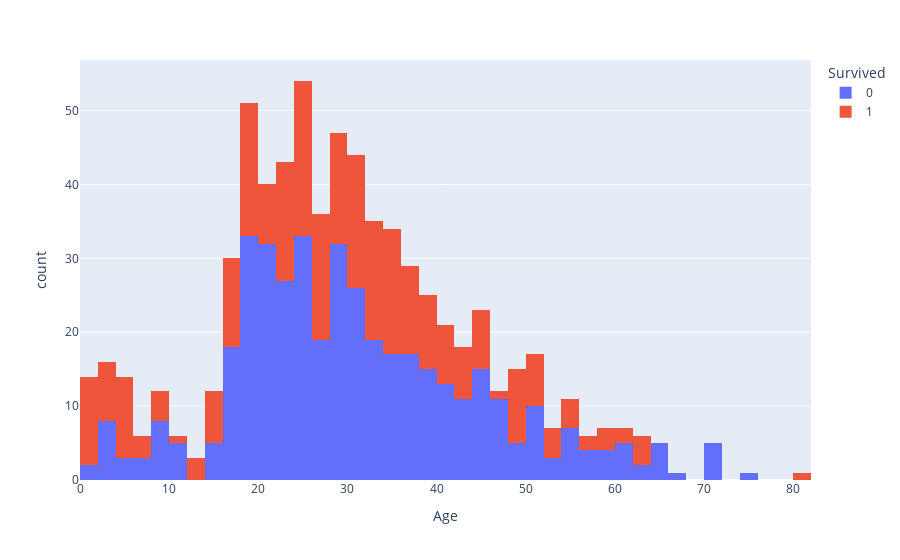

The code cell stored with this chart in its notebook:
### Code cell
import plotly.express as px


fig = px.histogram(data_train, x="Age", color="Survived")
fig.show()

### Figure 1 — Plotly figure (JSON) as saved in the notebook; plotly's stock layout.template omitted (floating-point values rounded to 4 significant figures; data arrays with more than 128 entries replaced by an {"elided": "..."} marker saying what was removed)
{"data": [{"alignmentgroup": "True", "bingroup": "x", "hovertemplate": "Survived=0<br>Age=%{x}<br>count=%{y}<extra></extra>", "legendgroup": "0", "marker": {"color": "#636efa", "pattern": {"shape": ""}}, "name": "0", "offsetgroup": "0", "orientation": "v", "showlegend": true, "type": "histogram", "x": {"elided": "549 float values"}, "xaxis": "x", "yaxis": "y"}, {"alignmentgroup": "True", "bingroup": "x", "hovertemplate": "Survived=1<br>Age=%{x}<br>count=%{y}<extra></extra>", "legendgroup": "1", "marker": {"color": "#EF553B", "pattern": {"shape": ""}}, "name": "1", "offsetgroup": "1", "orientation": "v", "showlegend": true, "type": "histogram", "x": {"elided": "342 float values"}, "xaxis": "x", "yaxis": "y"}], "layout": {"barmode": "relative", "legend": {"title": {"text": "Survived"}, "tracegroupgap": 0}, "margin": {"t": 60}, "xaxis": {"anchor": "y", "domain": [0, 1], "title": {"text": "Age"}}, "yaxis": {"anchor": "x", "domain": [0, 1], "title": {"text": "count"}}}}
